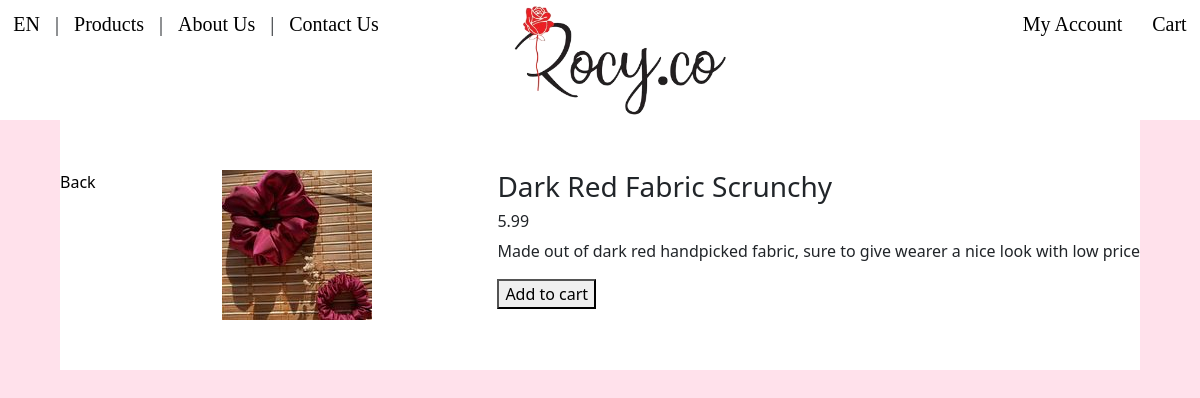
The page /Product/productDetail/1 on the database its author committed.
### tables this page shows
CREATE TABLE `product` (
  `product_id` int(5) NOT NULL,
  `category_id` int(2) NOT NULL,
  `product_name` varchar(100) NOT NULL,
  `image` varchar(72) NOT NULL,
  `sellingPrice` float NOT NULL,
  `description` varchar(128) NOT NULL,
  `quantity` int(3) NOT NULL
);

### app/core/Controller.php (called while the page is built, shortened)
<?php
class Controller{
	function view($name, $data = []){
		include('app/views/' . $name . '.php');
	}
}

### app/controllers/Product.php (called while the page is built, shortened)
<?php
class Product extends \app\core\Controller{
	function productDetail($product_id) {
		$products = new \app\models\Product();
		$products = $products->getProduct($product_id);
		$this->view('Product/product_detail', $products);
	}
}

### app/core/App.php (called while the page is built, shortened)
<?php
class App{
	function __construct(){
		$request = $this->parseUrl($_GET['url'] ?? '');
		$method = 'index';
		if(file_exists('app/controllers/' . $request[0] . '.php'))
		{
			unset($request[0]);
		}
		$controller = new $controller;
		if(isset($request[1]) && method_exists($controller, $request[1])){
			$method = $request[1];
			unset($request[1]);
		}
		$params = array_values($request);
		call_user_func_array([$controller, $method], $params);
	}
	function parseUrl($url){
		return explode('/', trim($url, '/'));
	}
}

### index.php (called while the page is built, shortened)
<?php
new app\core\App;

### app/models/Product.php (called while the page is built, shortened)
<?php
class Product extends \app\core\Model{
	public function getProduct($product_id){
		$SQL = 'SELECT * FROM product WHERE product_id=:product_id';
		$STH = self::$connection->prepare($SQL);
		$data = ['product_id'=>$product_id];
		$STH->execute($data);
		$STH->setFetchMode(\PDO::FETCH_CLASS, 'app\\models\\Product');
		return $STH->fetch();
	}
}

### app/core/Model.php (called while the page is built, shortened)
<?php
class Model{
	public static ?PDO $connection = null;
	public function __construct(){
		if(self::$connection == null){
			$env = \Dotenv\Dotenv::createImmutable(getcwd());
			$host = $_ENV['db_host'];
			$dbname = $_ENV['db_name'];
			$user = $_ENV['db_user'];
			$pass = $_ENV['db_pass'];
			$charset = $_ENV['db_charset'];
			try {
				$options = [
					PDO::ATTR_ERRMODE => PDO::ERRMODE_EXCEPTION,
					PDO::ATTR_DEFAULT_FETCH_MODE => PDO::FETCH_CLASS,
					PDO::ATTR_EMULATE_PREPARES => false
				];
				self::$connection = new PDO("mysql:host=$host;dbname=$dbname;charset=$charset", $user, $pass, $options);
				self::$connection->query("SET NAMES $charset");
			}
			catch(PDOException $e) {
				echo $e->getMessage();
			}
		}
	}
}

### app/views/Product/product_detail.php (the view, shortened to what this page needs)
<link rel="stylesheet" type="text/css" href="/resources/styles/pageContent.css">
<div class='content'>
    <a href="/Product/index">Back</a>
    <div class='product_img'>
        <img src="/resources/productImages/<?= $data->image ?>">
    </div>
    <div class='information_tools'>
        <div class='information'>
            <h3 class='product_name'><?= ucwords($data->product_name) ?></h2>
            <h6 class='price'><?= $data->sellingPrice ?></h4>
            <p class='product_desc'><?= $data->description ?></p>
        </div>
        <div class='tools'>
            <a href=""><button>Add to cart</button></a>
        </div>
    </div>
</div>

### resources/styles/pageContent.css (style rules this page uses)
.content { margin-left: auto; margin-right: auto; min-width: 1000px; width: 90%; height: auto; padding-top: 50px; padding-bottom: 50px; overflow: auto; background-color: white; display: flex; justify-content: space-between; overflow-y: hidden; overflow-x: hidden; }

### resources/styles/default.css (style rules this page uses)
body { margin: 0px; padding: 0px; background-repeat: no-repeat; background: fixed; background: #FFE1EB; background-size: cover; }

### resources/styles/navBar.css (style rules this page uses)
a { text-decoration: none; color: black; }

### rows shown on the page
product: image (picture), product_name "Dark Red Fabric Scrunchy", sellingPrice "5.99", description "Made out of dark red handpicked fabric, sure to give wearer a nice look with low price"
